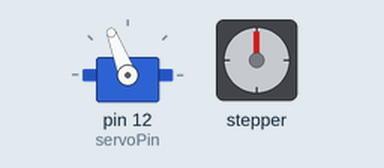
Bench run of a sketch on a simulated Arduino Uno, built with avr-gcc and run on an emulated ATmega328P. Parts: servo, stepper motor. Stepper angles assume 800 steps per turn; what the sketch prints to the serial monitor is not drawn.

Above: at 2.6 s.
At 14.6 s:
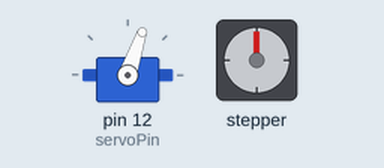
At 35.7 s:
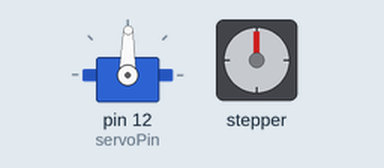
Timing chart, 0 to 40.0 s (numbered marks = the images above):
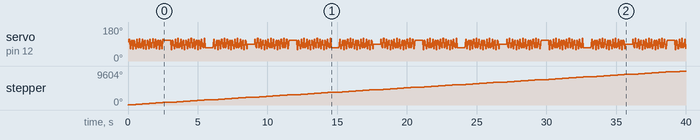

The sketch:

03_ServoAndStepperNonBlocking.ino
```cpp
// (licence header left out)
#include <Arduino.h>
#include "BasicStepperDriver.h"
#include <Servo.h>

// Motor steps per revolution. Most steppers are 200 steps or 1.8 degrees/step
#define MOTOR_STEPS 200
#define RPM 60

// Since microstepping is set externally, make sure this matches the selected mode
// Set the jumper to middle position when using MICROSTEPS 4, no jumper = MICROSTEPS 1
// 1=full step, 2=half step etc.
#define MICROSTEPS 4

// Driver in CNC shield X
#define DIR_X 5
#define STEP_X 2

// Driver in CNC shield Y
#define DIR_Y 6
#define STEP_Y 3

// Driver in CNC shield Z
#define DIR_Z 7
#define STEP_Z 4

// Define the pin for enable/disable functionality
#define SLEEP 8

Servo servo;

const byte servoPin = 12;  // connect to Spindle enable pin (SpinEn) on CNC shield.
int pos = 90;
float speed = .1;

const int servo_min_ms = 800;
const int servo_max_ms = 2100;

const int servo_min_pos = 55;
const int servo_max_pos = 135;
const int servo_range = servo_max_pos - servo_min_pos;

const float full_rotation_L = MOTOR_STEPS * MICROSTEPS * 14;
const int step_size = 360;

// Initialize the driver(s)
BasicStepperDriver stepper(MOTOR_STEPS, DIR_X, STEP_X, SLEEP);

void setup() {

  Serial.begin(115200);
  Serial.println("Booting Plotter ... Fasten your seatbelts! ");
  Serial.println("");
  Serial.println(" ____ _____ _   _ ______  __");
  Serial.println("/ ___|_   _| | | |  _ \\ \\/ /");
  Serial.println("\\___ \\ | | | | | | |_) \\  /");
  Serial.println(" ___) || | | |_| |  __//  \\");
  Serial.println("|____/ |_|  \\___/|_|  /_/\\_\\");
  Serial.println("");

  // Pass some config to the instances and begin
  stepper.begin(RPM, MICROSTEPS);

  // if using enable/disable on ENABLE pin (active LOW) instead of SLEEP uncomment next line
  stepper.setEnableActiveState(LOW);

  // attach the servo
  servo.attach(servoPin);
  // energize coils
  stepper.enable();

  servo.write(pos);
}

int stepperRotation = MOTOR_STEPS * MICROSTEPS * 2; // motor steps to make the platform rotate one time
bool toggle_pen = false;

const int minPosition = 60;  // Minimum servo position
const int maxPosition = 120; // Maximum servo position
const int stepSize = 1;      // Step size for increment/decrement

int currentPosition = 90;    // Initial servo position
int stepDirection = 1;       // Initial step direction (1 for increment, -1 for decrement)

void loop() {

  stepper.enable();
  stepper.startMove(stepperRotation);

  unsigned wait_time_micros = 1;
  while (wait_time_micros > 0) {
    wait_time_micros = stepper.nextAction();
    int remaining = stepper.getStepsRemaining();

    // Update servo position
    servo.write(currentPosition);

    // Increment or decrement current position based on step direction
    currentPosition += stepDirection * stepSize;

    // Change step direction if limits are reached
    if (currentPosition >= maxPosition || currentPosition <= minPosition) {
      stepDirection = -stepDirection;
    }
    //Serial.println(new_pos);
  }
  delay(500);
  stepper.disable();
}
```

Measured:
- by itself, stepper: turns 720° clockwise in 2.5 s, repeating every 3.0 s
